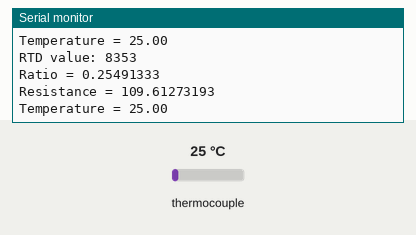
The sketch below on a simulated ESP32. On the bench: the last lines printed to the serial monitor. Inputs (shaded band) come from the test bench; at power-on: thermocouple 25 °C. WiFi joins after 1.5 s; servers stay silent unless stated.

Above: at 2.7 s.
2.8 s: thermocouple set to 6 °C
At 3.8 s:
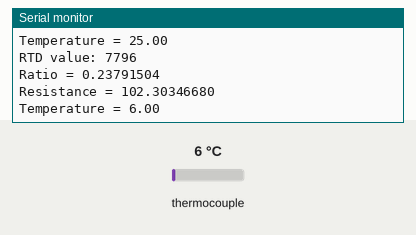
4.3 s: thermocouple set to 75 °C
At 5.3 s:
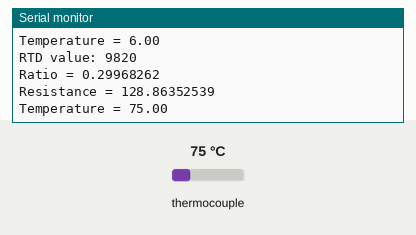
Timing chart, 0 to 7.3 s (numbered marks = the images above; inputs shaded):
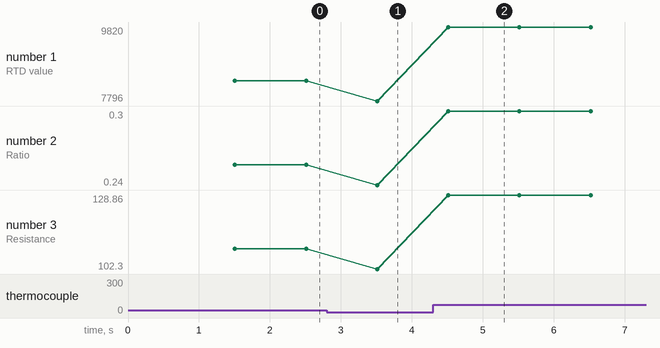

The sketch:

esp32_pt100.ino
```cpp
#include <Adafruit_MAX31865.h>

#include <Adafruit_MAX31865.h>

#include <WiFi.h>

#include <Adafruit_MAX31865.h>
#include <SPI.h>
#include <Wire.h>
#include <Adafruit_GFX.h>
#include <Adafruit_SSD1306.h>

const char* ssid     = "your SSID";
const char* password = "your passwd";
// Use software SPI: CS, DI, DO, CLK
Adafruit_MAX31865 thermo = Adafruit_MAX31865(22, 23, 25, 19);
// use hardware SPI, just pass in the CS pin
//Adafruit_MAX31865 max = Adafruit_MAX31865(10);

// The value of the Rref resistor. Use 430.0 for PT100 and 4300.0 for PT1000
#define RREF      430.0
// The 'nominal' 0-degrees-C resistance of the sensor
// 100.0 for PT100, 1000.0 for PT1000
#define RNOMINAL  100.0


void setup() {
  Serial.begin(115200);

  thermo.begin(MAX31865_3WIRE);  // set to 2WIRE or 4WIRE as necessary
  //Init WiFi as Station, start SmartConfig
    // We start by connecting to a WiFi network

    Serial.println();
    Serial.println();
    Serial.print("Connecting to ");
    Serial.println(ssid);

    WiFi.begin(ssid, password);

    while (WiFi.status() != WL_CONNECTED) {
        delay(500);
        Serial.print(".");
    }

    Serial.println("");
    Serial.println("WiFi connected");
    Serial.println("IP address: ");
    Serial.println(WiFi.localIP());
}

void loop() {
  // put your main code here, to run repeatedly:
    uint16_t rtd = thermo.readRTD();

  Serial.print("RTD value: "); Serial.println(rtd);
  float ratio = rtd;
  ratio /= 32768;
  Serial.print("Ratio = "); Serial.println(ratio,8);
  Serial.print("Resistance = "); Serial.println(RREF*ratio,8);
  Serial.print("Temperature = "); Serial.println(thermo.temperature(RNOMINAL, RREF));

  // Check and print any faults
  uint8_t fault = thermo.readFault();
  if (fault) {
    Serial.print("Fault 0x"); Serial.println(fault, HEX);
    if (fault & MAX31865_FAULT_HIGHTHRESH) {
      Serial.println("RTD High Threshold");
    }
    if (fault & MAX31865_FAULT_LOWTHRESH) {
      Serial.println("RTD Low Threshold");
    }
    if (fault & MAX31865_FAULT_REFINLOW) {
      Serial.println("REFIN- > 0.85 x Bias");
    }
    if (fault & MAX31865_FAULT_REFINHIGH) {
      Serial.println("REFIN- < 0.85 x Bias - FORCE- open");
    }
    if (fault & MAX31865_FAULT_RTDINLOW) {
      Serial.println("RTDIN- < 0.85 x Bias - FORCE- open");
    }
    if (fault & MAX31865_FAULT_OVUV) {
      Serial.println("Under/Over voltage");
    }
    thermo.clearFault();
  }
  Serial.println();
  delay(1000);

}
```

Measured:
- after the input at 2.8 s, the serial monitor: prints a new line after 0.71 s (image 1)
- after the input at 4.3 s, the serial monitor: prints a new line after 0.21 s (image 2)
- plotted number 1: 8353 → 7796 after the input at 2.8 s, 7796 → 9820 after the input at 4.3 s
- plotted number 2: 0.25 → 0.24 after the input at 2.8 s, 0.24 → 0.3 after the input at 4.3 s
- plotted number 3: 109.61 → 102.3 after the input at 2.8 s, 102.3 → 128.86 after the input at 4.3 s
